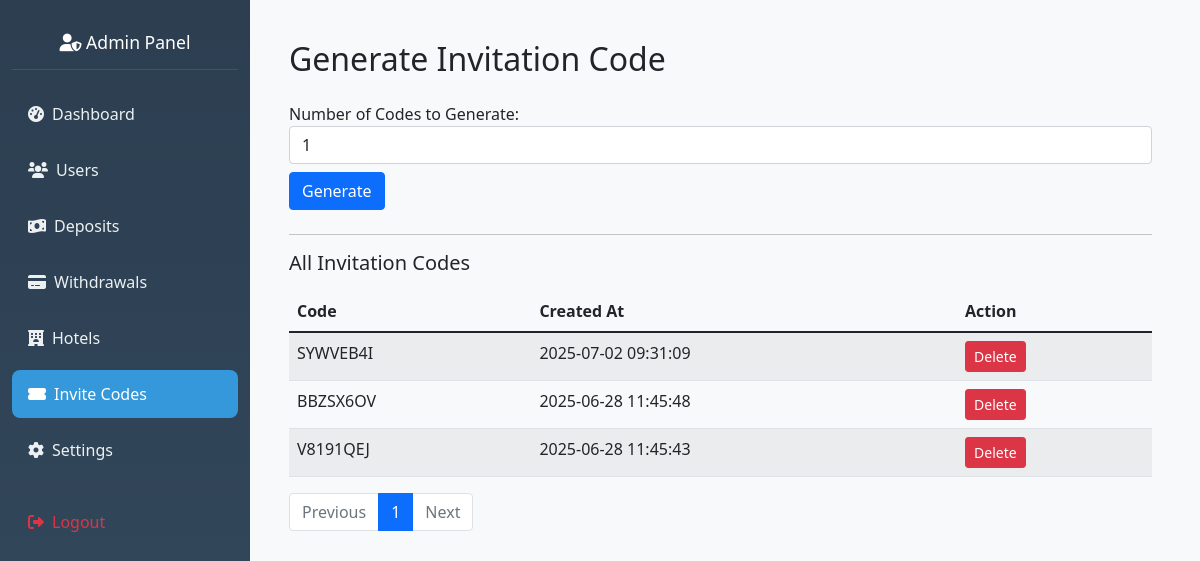
The page /admin/generate-invite (signed in) on the database as committed earlier.
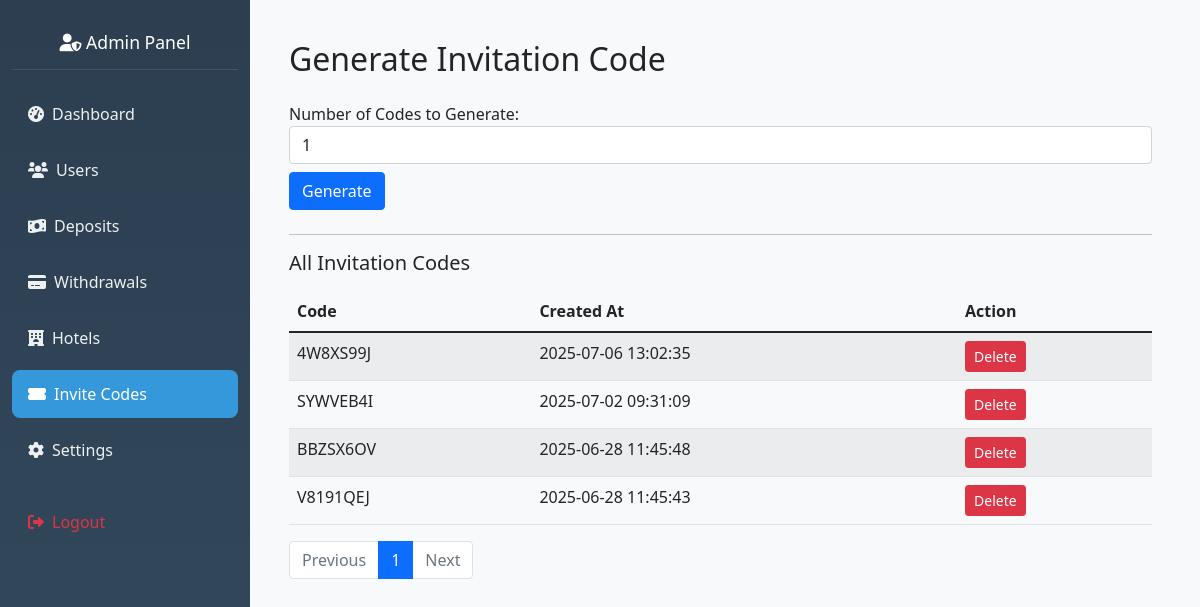
The same page on the database as committed later.
### hotel_app/models.py (models this page shows)
class InvitationCode(db.Model):
    id = db.Column(db.Integer, primary_key=True)
    code = db.Column(db.String(20), unique=True, nullable=False)
    is_used = db.Column(db.Boolean, default=False)
    created_at = db.Column(db.DateTime, default=datetime.utcnow)

### hotel_app/routes.py (the view, shortened to what this page needs)
@app.route('/admin/generate-invite', methods=['GET', 'POST'])
@admin_required
def generate_invitation_code():
    page = request.args.get('page', 1, type=int)
    codes = InvitationCode.query.order_by(InvitationCode.id.desc()).paginate(
        page=page, per_page=20, error_out=False
    )
    return render_template('admin_invite.html', codes=codes)

### hotel_app/routes.py (called while the page is built)
def admin_required(f):
    @wraps(f)
    def wrapper(*args, **kwargs):
        admin_id = session.get('admin_id')
        if not admin_id:
            flash("Admin login required.", "danger")
            return redirect(url_for('admin_login'))
        admin = Admin.query.get(admin_id)
        if not admin or not admin.is_active:
            session.pop('admin_id', None)
            flash("Admin access denied.", "danger")
            return redirect(url_for('admin_login'))
        return f(*args, **kwargs)
    return wrapper

@app.before_request
def check_admin_routes():
    if request.endpoint and request.endpoint.startswith('admin_') and request.endpoint != 'admin_login':
        if 'admin_id' not in session:
            return redirect(url_for('admin_login'))

### hotel_app/templates/admin_invite.html
{% extends "admin_base.html" %}
{% block content %}
<div class="container mt-4">
    <h2 class="mb-4">Generate Invitation Code</h2>
    <form method="POST" action="{{ url_for('generate_invitation_code') }}" class="mb-4">
        <div class="form-group">
            <label for="num_codes">Number of Codes to Generate:</label>
            <input type="number" name="num_codes" id="num_codes" class="form-control" min="1" value="1" required>
        </div>
        <button type="submit" class="btn btn-primary mt-2">Generate</button>
    </form>
    <hr>
    {% if codes and codes[0] is string %}
        <h5 class="mb-3">Recently Generated Code(s)</h5>
        <ul class="list-group mb-4">
            {% for code in codes %}
                <li class="list-group-item">{{ code }}</li>
            {% endfor %}
        </ul>
        <a href="{{ url_for('generate_invitation_code') }}" class="btn btn-secondary">View All Codes</a>
    {% elif codes and codes.items is defined %}
        <h5 class="mb-3">All Invitation Codes</h5>
        <table class="table table-striped">
            <thead>
                <tr>
                    <th>Code</th>
                    <th>Created At</th>
                    <th>Action</th>
                </tr>
            </thead>
            <tbody>
                {% for invite in codes.items %}
                    <tr>
                        <td>{{ invite.code }}</td>
                        <td>{{ invite.created_at.strftime('%Y-%m-%d %H:%M:%S') }}</td>
                        <td>
                            <form method="POST" action="{{ url_for('delete_invitation_code', code_id=invite.id) }}" onsubmit="return confirm('Are you sure you want to delete this code?');">
                                <button type="submit" class="btn btn-sm btn-danger">Delete</button>
                            </form>
                        </td>
                    </tr>
                {% endfor %}
            </tbody>
        </table>
        <nav>
            <ul class="pagination">
                {% if codes.has_prev %}
                    <li class="page-item">
                        <a class="page-link" href="{{ url_for('generate_invitation_code', page=codes.prev_num) }}">Previous</a>
                    </li>
                {% else %}
                    <li class="page-item disabled">
                        <span class="page-link">Previous</span>
                    </li>
                {% endif %}
                {% for page_num in codes.iter_pages(left_edge=1, right_edge=1, left_current=2, right_current=2) %}
                    {% if page_num %}
                        <li class="page-item {% if page_num == codes.page %}active{% endif %}">
                            <a class="page-link" href="{{ url_for('generate_invitation_code', page=page_num) }}">{{ page_num }}</a>
                        </li>
                    {% else %}
                        <li class="page-item disabled"><span class="page-link">…</span></li>
                    {% endif %}
                {% endfor %}
                {% if codes.has_next %}
                    <li class="page-item">
                        <a class="page-link" href="{{ url_for('generate_invitation_code', page=codes.next_num) }}">Next</a>
                    </li>
                {% else %}
                    <li class="page-item disabled">
                        <span class="page-link">Next</span>
                    </li>
                {% endif %}
            </ul>
        </nav>
    {% else %}
        <p>No invitation codes found.</p>
    {% endif %}
</div>
{% endblock %}

Rows that differ between the two databases and show on the page:
added InvitationCode: code "4W8XS99J", created_at "2025-07-06 13:02:35"
